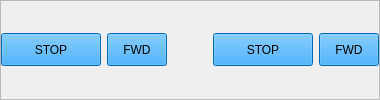
           <widget class="QFrame" name="frame_10">
            <property name="frameShape">
             <enum>QFrame::StyledPanel</enum>
            </property>
            <property name="frameShadow">
             <enum>QFrame::Raised</enum>
            </property>
            <layout class="QHBoxLayout" name="horizontalLayout_6">
             <property name="leftMargin">
              <number>0</number>
             </property>
             <property name="topMargin">
              <number>0</number>
             </property>
             <property name="rightMargin">
              <number>0</number>
             </property>
             <property name="bottomMargin">
              <number>0</number>
             </property>
             <item>
              <widget class="QPushButton" name="stop1">
               <property name="minimumSize">
                <size>
                 <width>100</width>
                 <height>33</height>
                </size>
               </property>
               <property name="maximumSize">
                <size>
                 <width>100</width>
                 <height>16777215</height>
                </size>
               </property>
               <property name="styleSheet">
                <string notr="true">
background-color: rgb(3, 146, 255);</string>
               </property>
               <property name="text">
                <string>STOP</string>
               </property>
              </widget>
             </item>
             <item>
              <widget class="QPushButton" name="fwd1">
               <property name="minimumSize">
                <size>
                 <width>0</width>
                 <height>33</height>
                </size>
               </property>
               <property name="maximumSize">
                <size>
                 <width>60</width>
                 <height>16777215</height>
                </size>
               </property>
               <property name="styleSheet">
                <string notr="true">
background-color: rgb(3, 146, 255);</string>
               </property>
               <property name="text">
                <string>FWD</string>
               </property>
              </widget>
             </item>
             <item>
              <spacer name="horizontalSpacer_4">
               <property name="orientation">
                <enum>Qt::Horizontal</enum>
               </property>
               <property name="sizeHint" stdset="0">
                <size>
                 <width>40</width>
                 <height>20</height>
                </size>
               </property>
              </spacer>
             </item>
             <item>
              <widget class="QPushButton" name="stop6">
               <property name="minimumSize">
                <size>
                 <width>100</width>
                 <height>33</height>
                </size>
               </property>
               <property name="maximumSize">
                <size>
                 <width>100</width>
                 <height>16777215</height>
                </size>
               </property>
               <property name="styleSheet">
                <string notr="true">
background-color: rgb(3, 146, 255);</string>
               </property>
               <property name="text">
                <string>STOP</string>
               </property>
              </widget>
             </item>
             <item>
              <widget class="QPushButton" name="fwd6">
               <property name="minimumSize">
                <size>
                 <width>0</width>
                 <height>33</height>
                </size>
               </property>
               <property name="maximumSize">
                <size>
                 <width>60</width>
                 <height>16777215</height>
                </size>
               </property>
               <property name="styleSheet">
                <string notr="true">
background-color: rgb(3, 146, 255);</string>
               </property>
               <property name="text">
                <string>FWD</string>
               </property>
              </widget>
             </item>
            </layout>
           </widget>
